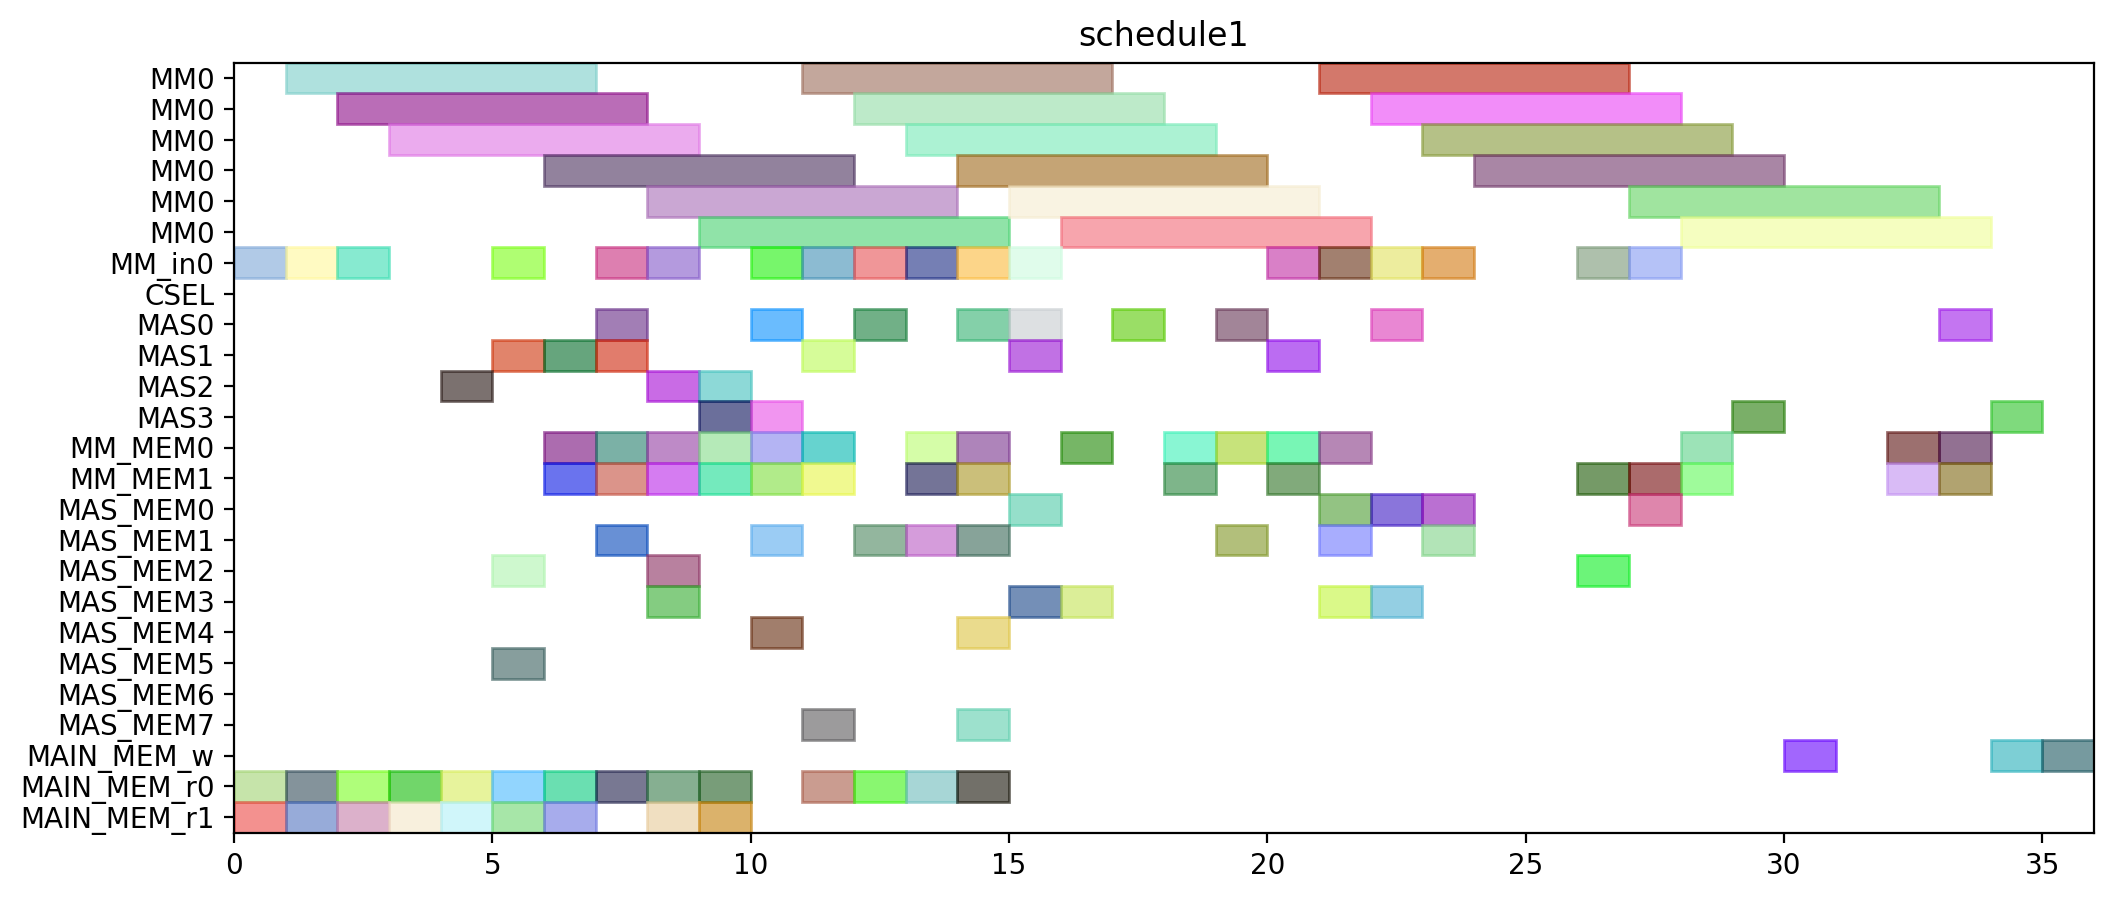

Write Python code to recreate this figure.
from pyschedule import Scenario, solvers, plotters, alt


def solve():
	horizon = 147
	S = Scenario("schedule1", horizon=horizon)

	# resource
	MM = S.Resources('MM', num=1, size=6)
	MM_in = S.Resources('MM_in', num=1)
	CSEL = S.Resource('CSEL')
	MAS = S.Resources('MAS', num=4, size=1, periods=range(1, horizon))
	MM_MEM = S.Resources('MM_MEM', num=2)
	MAS_MEM = S.Resources('MAS_MEM', num=8)
	MAIN_MEM_w = S.Resource('MAIN_MEM_w', size=1)
	MAIN_MEM_r = S.Resources('MAIN_MEM_r', num=2)

	# result of previous scheduling
	t0_in = S.Task('t0_in', length=1, delay_cost=1)
	S += t0_in >= 0
	t0_in += MM_in[0]

	t0_mem0 = S.Task('t0_mem0', length=1, delay_cost=1)
	S += t0_mem0 >= 0
	t0_mem0 += MAIN_MEM_r[0]

	t0_mem1 = S.Task('t0_mem1', length=1, delay_cost=1)
	S += t0_mem1 >= 0
	t0_mem1 += MAIN_MEM_r[1]

	t0 = S.Task('t0', length=6, delay_cost=1)
	S += t0 >= 1
	t0 += MM[0]

	t2_in = S.Task('t2_in', length=1, delay_cost=1)
	S += t2_in >= 1
	t2_in += MM_in[0]

	t2_mem0 = S.Task('t2_mem0', length=1, delay_cost=1)
	S += t2_mem0 >= 1
	t2_mem0 += MAIN_MEM_r[0]

	t2_mem1 = S.Task('t2_mem1', length=1, delay_cost=1)
	S += t2_mem1 >= 1
	t2_mem1 += MAIN_MEM_r[1]

	t1_in = S.Task('t1_in', length=1, delay_cost=1)
	S += t1_in >= 2
	t1_in += MM_in[0]

	t1_mem0 = S.Task('t1_mem0', length=1, delay_cost=1)
	S += t1_mem0 >= 2
	t1_mem0 += MAIN_MEM_r[0]

	t1_mem1 = S.Task('t1_mem1', length=1, delay_cost=1)
	S += t1_mem1 >= 2
	t1_mem1 += MAIN_MEM_r[1]

	t2 = S.Task('t2', length=6, delay_cost=1)
	S += t2 >= 2
	t2 += MM[0]

	t1 = S.Task('t1', length=6, delay_cost=1)
	S += t1 >= 3
	t1 += MM[0]

	t9_mem0 = S.Task('t9_mem0', length=1, delay_cost=1)
	S += t9_mem0 >= 3
	t9_mem0 += MAIN_MEM_r[0]

	t9_mem1 = S.Task('t9_mem1', length=1, delay_cost=1)
	S += t9_mem1 >= 3
	t9_mem1 += MAIN_MEM_r[1]

	t8_mem0 = S.Task('t8_mem0', length=1, delay_cost=1)
	S += t8_mem0 >= 4
	t8_mem0 += MAIN_MEM_r[0]

	t8_mem1 = S.Task('t8_mem1', length=1, delay_cost=1)
	S += t8_mem1 >= 4
	t8_mem1 += MAIN_MEM_r[1]

	t9 = S.Task('t9', length=1, delay_cost=1)
	S += t9 >= 4
	t9 += MAS[2]

	t10_in = S.Task('t10_in', length=1, delay_cost=1)
	S += t10_in >= 5
	t10_in += MM_in[0]

	t10_mem0 = S.Task('t10_mem0', length=1, delay_cost=1)
	S += t10_mem0 >= 5
	t10_mem0 += MAS_MEM[2]

	t10_mem1 = S.Task('t10_mem1', length=1, delay_cost=1)
	S += t10_mem1 >= 5
	t10_mem1 += MAS_MEM[5]

	t4_mem0 = S.Task('t4_mem0', length=1, delay_cost=1)
	S += t4_mem0 >= 5
	t4_mem0 += MAIN_MEM_r[0]

	t4_mem1 = S.Task('t4_mem1', length=1, delay_cost=1)
	S += t4_mem1 >= 5
	t4_mem1 += MAIN_MEM_r[1]

	t8 = S.Task('t8', length=1, delay_cost=1)
	S += t8 >= 5
	t8 += MAS[1]

	t10 = S.Task('t10', length=6, delay_cost=1)
	S += t10 >= 6
	t10 += MM[0]

	t24_mem0 = S.Task('t24_mem0', length=1, delay_cost=1)
	S += t24_mem0 >= 6
	t24_mem0 += MM_MEM[0]

	t24_mem1 = S.Task('t24_mem1', length=1, delay_cost=1)
	S += t24_mem1 >= 6
	t24_mem1 += MM_MEM[1]

	t3_mem0 = S.Task('t3_mem0', length=1, delay_cost=1)
	S += t3_mem0 >= 6
	t3_mem0 += MAIN_MEM_r[0]

	t3_mem1 = S.Task('t3_mem1', length=1, delay_cost=1)
	S += t3_mem1 >= 6
	t3_mem1 += MAIN_MEM_r[1]

	t4 = S.Task('t4', length=1, delay_cost=1)
	S += t4 >= 6
	t4 += MAS[1]

	t24 = S.Task('t24', length=1, delay_cost=1)
	S += t24 >= 7
	t24 += MAS[0]

	t25_mem0 = S.Task('t25_mem0', length=1, delay_cost=1)
	S += t25_mem0 >= 7
	t25_mem0 += MM_MEM[0]

	t25_mem1 = S.Task('t25_mem1', length=1, delay_cost=1)
	S += t25_mem1 >= 7
	t25_mem1 += MAS_MEM[1]

	t26_in = S.Task('t26_in', length=1, delay_cost=1)
	S += t26_in >= 7
	t26_in += MM_in[0]

	t26_mem0 = S.Task('t26_mem0', length=1, delay_cost=1)
	S += t26_mem0 >= 7
	t26_mem0 += MAIN_MEM_r[0]

	t26_mem1 = S.Task('t26_mem1', length=1, delay_cost=1)
	S += t26_mem1 >= 7
	t26_mem1 += MM_MEM[1]

	t3 = S.Task('t3', length=1, delay_cost=1)
	S += t3 >= 7
	t3 += MAS[1]

	t13_mem0 = S.Task('t13_mem0', length=1, delay_cost=1)
	S += t13_mem0 >= 8
	t13_mem0 += MAIN_MEM_r[0]

	t13_mem1 = S.Task('t13_mem1', length=1, delay_cost=1)
	S += t13_mem1 >= 8
	t13_mem1 += MAIN_MEM_r[1]

	t25 = S.Task('t25', length=1, delay_cost=1)
	S += t25 >= 8
	t25 += MAS[2]

	t26 = S.Task('t26', length=6, delay_cost=1)
	S += t26 >= 8
	t26 += MM[0]

	t5_in = S.Task('t5_in', length=1, delay_cost=1)
	S += t5_in >= 8
	t5_in += MM_in[0]

	t5_mem0 = S.Task('t5_mem0', length=1, delay_cost=1)
	S += t5_mem0 >= 8
	t5_mem0 += MAS_MEM[2]

	t5_mem1 = S.Task('t5_mem1', length=1, delay_cost=1)
	S += t5_mem1 >= 8
	t5_mem1 += MAS_MEM[3]

	t6_mem0 = S.Task('t6_mem0', length=1, delay_cost=1)
	S += t6_mem0 >= 8
	t6_mem0 += MM_MEM[0]

	t6_mem1 = S.Task('t6_mem1', length=1, delay_cost=1)
	S += t6_mem1 >= 8
	t6_mem1 += MM_MEM[1]

	t11_mem0 = S.Task('t11_mem0', length=1, delay_cost=1)
	S += t11_mem0 >= 9
	t11_mem0 += MM_MEM[0]

	t11_mem1 = S.Task('t11_mem1', length=1, delay_cost=1)
	S += t11_mem1 >= 9
	t11_mem1 += MM_MEM[1]

	t13 = S.Task('t13', length=1, delay_cost=1)
	S += t13 >= 9
	t13 += MAS[2]

	t14_mem0 = S.Task('t14_mem0', length=1, delay_cost=1)
	S += t14_mem0 >= 9
	t14_mem0 += MAIN_MEM_r[0]

	t14_mem1 = S.Task('t14_mem1', length=1, delay_cost=1)
	S += t14_mem1 >= 9
	t14_mem1 += MAIN_MEM_r[1]

	t5 = S.Task('t5', length=6, delay_cost=1)
	S += t5 >= 9
	t5 += MM[0]

	t6 = S.Task('t6', length=1, delay_cost=1)
	S += t6 >= 9
	t6 += MAS[3]

	t11 = S.Task('t11', length=1, delay_cost=1)
	S += t11 >= 10
	t11 += MAS[3]

	t14 = S.Task('t14', length=1, delay_cost=1)
	S += t14 >= 10
	t14 += MAS[0]

	t15_in = S.Task('t15_in', length=1, delay_cost=1)
	S += t15_in >= 10
	t15_in += MM_in[0]

	t15_mem0 = S.Task('t15_mem0', length=1, delay_cost=1)
	S += t15_mem0 >= 10
	t15_mem0 += MAS_MEM[4]

	t15_mem1 = S.Task('t15_mem1', length=1, delay_cost=1)
	S += t15_mem1 >= 10
	t15_mem1 += MAS_MEM[1]

	t16_mem0 = S.Task('t16_mem0', length=1, delay_cost=1)
	S += t16_mem0 >= 10
	t16_mem0 += MM_MEM[0]

	t16_mem1 = S.Task('t16_mem1', length=1, delay_cost=1)
	S += t16_mem1 >= 10
	t16_mem1 += MM_MEM[1]

	t12_mem0 = S.Task('t12_mem0', length=1, delay_cost=1)
	S += t12_mem0 >= 11
	t12_mem0 += MM_MEM[0]

	t12_mem1 = S.Task('t12_mem1', length=1, delay_cost=1)
	S += t12_mem1 >= 11
	t12_mem1 += MAS_MEM[7]

	t15 = S.Task('t15', length=6, delay_cost=1)
	S += t15 >= 11
	t15 += MM[0]

	t16 = S.Task('t16', length=1, delay_cost=1)
	S += t16 >= 11
	t16 += MAS[1]

	t19_in = S.Task('t19_in', length=1, delay_cost=1)
	S += t19_in >= 11
	t19_in += MM_in[0]

	t19_mem0 = S.Task('t19_mem0', length=1, delay_cost=1)
	S += t19_mem0 >= 11
	t19_mem0 += MAIN_MEM_r[0]

	t19_mem1 = S.Task('t19_mem1', length=1, delay_cost=1)
	S += t19_mem1 >= 11
	t19_mem1 += MM_MEM[1]

	t12 = S.Task('t12', length=1, delay_cost=1)
	S += t12 >= 12
	t12 += MAS[0]

	t18_in = S.Task('t18_in', length=1, delay_cost=1)
	S += t18_in >= 12
	t18_in += MM_in[0]

	t18_mem0 = S.Task('t18_mem0', length=1, delay_cost=1)
	S += t18_mem0 >= 12
	t18_mem0 += MAIN_MEM_r[0]

	t18_mem1 = S.Task('t18_mem1', length=1, delay_cost=1)
	S += t18_mem1 >= 12
	t18_mem1 += MAS_MEM[1]

	t19 = S.Task('t19', length=6, delay_cost=1)
	S += t19 >= 12
	t19 += MM[0]

	t18 = S.Task('t18', length=6, delay_cost=1)
	S += t18 >= 13
	t18 += MM[0]

	t27_in = S.Task('t27_in', length=1, delay_cost=1)
	S += t27_in >= 13
	t27_in += MM_in[0]

	t27_mem0 = S.Task('t27_mem0', length=1, delay_cost=1)
	S += t27_mem0 >= 13
	t27_mem0 += MAIN_MEM_r[0]

	t27_mem1 = S.Task('t27_mem1', length=1, delay_cost=1)
	S += t27_mem1 >= 13
	t27_mem1 += MAS_MEM[1]

	t29_mem0 = S.Task('t29_mem0', length=1, delay_cost=1)
	S += t29_mem0 >= 13
	t29_mem0 += MM_MEM[0]

	t29_mem1 = S.Task('t29_mem1', length=1, delay_cost=1)
	S += t29_mem1 >= 13
	t29_mem1 += MM_MEM[1]

	t27 = S.Task('t27', length=6, delay_cost=1)
	S += t27 >= 14
	t27 += MM[0]

	t28_mem0 = S.Task('t28_mem0', length=1, delay_cost=1)
	S += t28_mem0 >= 14
	t28_mem0 += MAS_MEM[4]

	t28_mem1 = S.Task('t28_mem1', length=1, delay_cost=1)
	S += t28_mem1 >= 14
	t28_mem1 += MM_MEM[1]

	t29 = S.Task('t29', length=1, delay_cost=1)
	S += t29 >= 14
	t29 += MAS[0]

	t30_in = S.Task('t30_in', length=1, delay_cost=1)
	S += t30_in >= 14
	t30_in += MM_in[0]

	t30_mem0 = S.Task('t30_mem0', length=1, delay_cost=1)
	S += t30_mem0 >= 14
	t30_mem0 += MAIN_MEM_r[0]

	t30_mem1 = S.Task('t30_mem1', length=1, delay_cost=1)
	S += t30_mem1 >= 14
	t30_mem1 += MAS_MEM[1]

	t7_mem0 = S.Task('t7_mem0', length=1, delay_cost=1)
	S += t7_mem0 >= 14
	t7_mem0 += MM_MEM[0]

	t7_mem1 = S.Task('t7_mem1', length=1, delay_cost=1)
	S += t7_mem1 >= 14
	t7_mem1 += MAS_MEM[7]

	t28 = S.Task('t28', length=1, delay_cost=1)
	S += t28 >= 15
	t28 += MAS[1]

	t30 = S.Task('t30', length=6, delay_cost=1)
	S += t30 >= 15
	t30 += MM[0]

	t35_in = S.Task('t35_in', length=1, delay_cost=1)
	S += t35_in >= 15
	t35_in += MM_in[0]

	t35_mem0 = S.Task('t35_mem0', length=1, delay_cost=1)
	S += t35_mem0 >= 15
	t35_mem0 += MAS_MEM[0]

	t35_mem1 = S.Task('t35_mem1', length=1, delay_cost=1)
	S += t35_mem1 >= 15
	t35_mem1 += MAS_MEM[3]

	t7 = S.Task('t7', length=1, delay_cost=1)
	S += t7 >= 15
	t7 += MAS[0]

	t17_mem0 = S.Task('t17_mem0', length=1, delay_cost=1)
	S += t17_mem0 >= 16
	t17_mem0 += MM_MEM[0]

	t17_mem1 = S.Task('t17_mem1', length=1, delay_cost=1)
	S += t17_mem1 >= 16
	t17_mem1 += MAS_MEM[3]

	t35 = S.Task('t35', length=6, delay_cost=1)
	S += t35 >= 16
	t35 += MM[0]

	t17 = S.Task('t17', length=1, delay_cost=1)
	S += t17 >= 17
	t17 += MAS[0]

	t20_mem0 = S.Task('t20_mem0', length=1, delay_cost=1)
	S += t20_mem0 >= 18
	t20_mem0 += MM_MEM[0]

	t20_mem1 = S.Task('t20_mem1', length=1, delay_cost=1)
	S += t20_mem1 >= 18
	t20_mem1 += MM_MEM[1]

	t20 = S.Task('t20', length=1, delay_cost=1)
	S += t20 >= 19
	t20 += MAS[0]

	t31_in = S.Task('t31_in', length=1, delay_cost=1)
	S += t31_in >= 20
	t31_in += MM_in[0]

	t31_mem0 = S.Task('t31_mem0', length=1, delay_cost=1)
	S += t31_mem0 >= 20
	t31_mem0 += MM_MEM[0]

	t31_mem1 = S.Task('t31_mem1', length=1, delay_cost=1)
	S += t31_mem1 >= 20
	t31_mem1 += MM_MEM[1]

	t31 = S.Task('t31', length=6, delay_cost=1)
	S += t31 >= 21
	t31 += MM[0]


	# new tasks
	t21 = S.Task('t21', length=1, delay_cost=1)
	t21 += alt(MAS)
	t21_mem0 = S.Task('t21_mem0', length=1, delay_cost=1)
	t21_mem0 += MM_MEM[0]
	S += 8 < t21_mem0
	S += t21_mem0 <= t21

	t21_mem1 = S.Task('t21_mem1', length=1, delay_cost=1)
	t21_mem1 += MAS_MEM[1]
	S += 19 < t21_mem1
	S += t21_mem1 <= t21

	t22 = S.Task('t22', length=1, delay_cost=1)
	t22 += alt(MAS)
	t22_mem0 = S.Task('t22_mem0', length=1, delay_cost=1)
	t22_mem0 += MM_MEM[0]
	S += 8 < t22_mem0
	S += t22_mem0 <= t22

	t22_mem1 = S.Task('t22_mem1', length=1, delay_cost=1)
	t22_mem1 += MAS_MEM[1]
	S += 19 < t22_mem1
	S += t22_mem1 <= t22

	t32 = S.Task('t32', length=6, delay_cost=1)
	t32 += alt(MM)
	t32_in = S.Task('t32_in', length=1, delay_cost=1)
	t32_in += alt(MM_in)
	S += t32_in*MM_in[0]<=t32*MM[0]
	t32_mem0 = S.Task('t32_mem0', length=1, delay_cost=1)
	t32_mem0 += MAS_MEM[2]
	S += 15 < t32_mem0
	S += t32_mem0 <= t32

	t32_mem1 = S.Task('t32_mem1', length=1, delay_cost=1)
	t32_mem1 += MM_MEM[1]
	S += 26 < t32_mem1
	S += t32_mem1 <= t32

	t33 = S.Task('t33', length=6, delay_cost=1)
	t33 += alt(MM)
	t33_in = S.Task('t33_in', length=1, delay_cost=1)
	t33_in += alt(MM_in)
	S += t33_in*MM_in[0]<=t33*MM[0]
	t33_mem0 = S.Task('t33_mem0', length=1, delay_cost=1)
	t33_mem0 += MAS_MEM[0]
	S += 17 < t33_mem0
	S += t33_mem0 <= t33

	t33_mem1 = S.Task('t33_mem1', length=1, delay_cost=1)
	t33_mem1 += MM_MEM[1]
	S += 26 < t33_mem1
	S += t33_mem1 <= t33

	t23 = S.Task('t23', length=6, delay_cost=1)
	t23 += alt(MM)
	t23_in = S.Task('t23_in', length=1, delay_cost=1)
	t23_in += alt(MM_in)
	S += t23_in*MM_in[0]<=t23*MM[0]
	t23_mem0 = S.Task('t23_mem0', length=1, delay_cost=1)
	t23_mem0 += alt(MAS_MEM)
	S += (t21*MAS[0])-1 < t23_mem0*MAS_MEM[0]
	S += (t21*MAS[1])-1 < t23_mem0*MAS_MEM[2]
	S += (t21*MAS[2])-1 < t23_mem0*MAS_MEM[4]
	S += (t21*MAS[3])-1 < t23_mem0*MAS_MEM[6]
	S += t23_mem0 <= t23

	t23_mem1 = S.Task('t23_mem1', length=1, delay_cost=1)
	t23_mem1 += alt(MAS_MEM)
	S += (t22*MAS[0])-1 < t23_mem1*MAS_MEM[1]
	S += (t22*MAS[1])-1 < t23_mem1*MAS_MEM[3]
	S += (t22*MAS[2])-1 < t23_mem1*MAS_MEM[5]
	S += (t22*MAS[3])-1 < t23_mem1*MAS_MEM[7]
	S += t23_mem1 <= t23

	t34 = S.Task('t34', length=6, delay_cost=1)
	t34 += alt(MM)
	t34_in = S.Task('t34_in', length=1, delay_cost=1)
	t34_in += alt(MM_in)
	S += t34_in*MM_in[0]<=t34*MM[0]
	t34_mem0 = S.Task('t34_mem0', length=1, delay_cost=1)
	t34_mem0 += MAS_MEM[0]
	S += 15 < t34_mem0
	S += t34_mem0 <= t34

	t34_mem1 = S.Task('t34_mem1', length=1, delay_cost=1)
	t34_mem1 += alt(MAS_MEM)
	S += (t21*MAS[0])-1 < t34_mem1*MAS_MEM[1]
	S += (t21*MAS[1])-1 < t34_mem1*MAS_MEM[3]
	S += (t21*MAS[2])-1 < t34_mem1*MAS_MEM[5]
	S += (t21*MAS[3])-1 < t34_mem1*MAS_MEM[7]
	S += t34_mem1 <= t34

	t36 = S.Task('t36', length=6, delay_cost=1)
	t36 += alt(MM)
	t36_in = S.Task('t36_in', length=1, delay_cost=1)
	t36_in += alt(MM_in)
	S += t36_in*MM_in[0]<=t36*MM[0]
	t36_mem0 = S.Task('t36_mem0', length=1, delay_cost=1)
	t36_mem0 += MAS_MEM[0]
	S += 17 < t36_mem0
	S += t36_mem0 <= t36

	t36_mem1 = S.Task('t36_mem1', length=1, delay_cost=1)
	t36_mem1 += alt(MAS_MEM)
	S += (t22*MAS[0])-1 < t36_mem1*MAS_MEM[1]
	S += (t22*MAS[1])-1 < t36_mem1*MAS_MEM[3]
	S += (t22*MAS[2])-1 < t36_mem1*MAS_MEM[5]
	S += (t22*MAS[3])-1 < t36_mem1*MAS_MEM[7]
	S += t36_mem1 <= t36

	PY_new = S.Task('PY_new', length=1, delay_cost=1)
	PY_new += alt(MAS)
	S += 0<PY_new

	PY_new_w = S.Task('PY_new_w', length=1, delay_cost=1)
	PY_new_w += alt(MAIN_MEM_w)
	S += PY_new <= PY_new_w

	PY_new_mem0 = S.Task('PY_new_mem0', length=1, delay_cost=1)
	PY_new_mem0 += alt(MM_MEM)
	S += (t23*MM[0])-1 < PY_new_mem0*MM_MEM[0]
	S += PY_new_mem0 <= PY_new

	PY_new_mem1 = S.Task('PY_new_mem1', length=1, delay_cost=1)
	PY_new_mem1 += alt(MM_MEM)
	S += (t32*MM[0])-1 < PY_new_mem1*MM_MEM[1]
	S += PY_new_mem1 <= PY_new

	PX_new = S.Task('PX_new', length=1, delay_cost=1)
	PX_new += alt(MAS)
	S += 0<PX_new

	PX_new_w = S.Task('PX_new_w', length=1, delay_cost=1)
	PX_new_w += alt(MAIN_MEM_w)
	S += PX_new <= PX_new_w

	PX_new_mem0 = S.Task('PX_new_mem0', length=1, delay_cost=1)
	PX_new_mem0 += alt(MM_MEM)
	S += (t34*MM[0])-1 < PX_new_mem0*MM_MEM[0]
	S += PX_new_mem0 <= PX_new

	PX_new_mem1 = S.Task('PX_new_mem1', length=1, delay_cost=1)
	PX_new_mem1 += alt(MM_MEM)
	S += (t33*MM[0])-1 < PX_new_mem1*MM_MEM[1]
	S += PX_new_mem1 <= PX_new

	PZ_new = S.Task('PZ_new', length=1, delay_cost=1)
	PZ_new += alt(MAS)
	S += 0<PZ_new

	PZ_new_w = S.Task('PZ_new_w', length=1, delay_cost=1)
	PZ_new_w += alt(MAIN_MEM_w)
	S += PZ_new <= PZ_new_w

	PZ_new_mem0 = S.Task('PZ_new_mem0', length=1, delay_cost=1)
	PZ_new_mem0 += alt(MM_MEM)
	S += (t36*MM[0])-1 < PZ_new_mem0*MM_MEM[0]
	S += PZ_new_mem0 <= PZ_new

	PZ_new_mem1 = S.Task('PZ_new_mem1', length=1, delay_cost=1)
	PZ_new_mem1 += MM_MEM[1]
	S += 21 < PZ_new_mem1
	S += PZ_new_mem1 <= PZ_new

	solvers.mip.solve(S,msg=1,kind='CPLEX',ratio_gap=1.01)

	solution = [['hoge']*len(S.solution()[1]) for i in range(len(S.solution()))]
	for i in range(len(S.solution())):
		for j in range(len(S.solution()[i])):
			solution[i][j]=str(S.solution()[i][j])
	print(solution)

	cycles = int(solution[-1][3])

	pic_file_name = "/home/mfukuda/ABE/multiRAM_multiMAS_16mux/scheduling_result/stage6MM1_stage1MAS4/EP_ADD_A_ANY/schedule1.png"
	if(S.solution() != []):
		plotters.matplotlib.plot(S,img_filename=pic_file_name, show_task_labels=False, fig_size=(cycles*0.25+3, 5))

	return solution
